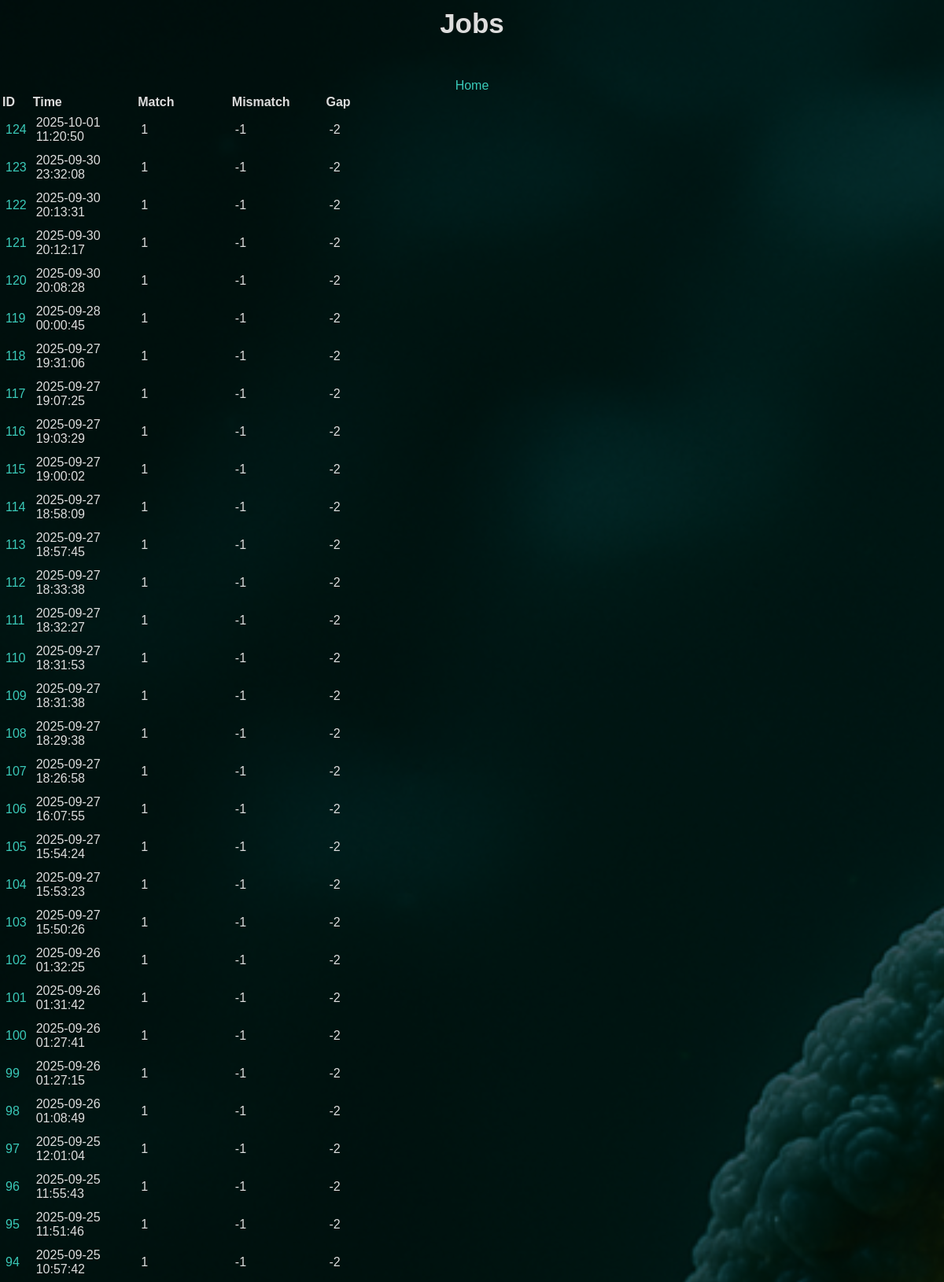
Page /jobs (upper part) on the committed database.
### tables this page shows
CREATE TABLE jobs (
    current_time TEXT DEFAULT (datetime('now', 'localtime')),
    match_score INT,
    mismatch INT,
    gap INT,
    nw_seq1_name TEXT,
    nw_seq2_name TEXT,
    nw_result TEXT,
    sw_seq1_name TEXT,
    sw_seq2_name TEXT,
    sw_result TEXT
, score INT, percent_id TEXT, gaps INT, score2 INT, percent_id2 TEXT, gaps2 INT);

### app.py (the view)
@app.route("/jobs")
def get_jobs():
    db = get_db()
    cursor = db.cursor() # type: ignore
    cursor.execute("SELECT rowid, * FROM jobs WHERE match_score IS NOT NULL ORDER BY rowid DESC")
    results = cursor.fetchall()
    job_id = cursor.lastrowid
    return render_template("jobs.html",results=results, job_id=job_id)

### app.py (called while the page is built)
def get_db():
    db = getattr(g, "_database", None)
    if db is None:
        db = g._database = sqlite3.connect(DATABASE)
        db.row_factory = sqlite3.Row
        return db

@app.teardown_appcontext
def close_conneciton(exception):
    db = getattr(g, "_database", None)
    if db is not None:
        db.close()

### templates/jobs.html
{% extends "base.html" %}
{% block body %}
<div class="content">
    <div class="pageTitle">Jobs</div>
    <div class="options"><a href="/">Home</a></div>
    <div class="job-list">
    <table>
        <tr>
            <th>ID</th>
            <th>Time</th>
            <th>Match</th>
            <th>Mismatch</th>
            <th>Gap</th>
        </tr>
        {% for job in results %}
            <tr>
                <td><a href="{{ url_for('get_job_by_id', job_id=job['rowid']) }}">{{ job["rowid"] }}</td></a>
                <td>{{ job[1] }}</td>
                <td>{{ job[2] }}</td>
                <td>{{ job[3] }}</td>
                <td>{{ job[4] }}</td>
            </tr>
        {% endfor %}
    </table>
    </div>
</div>
{% endblock %}

### templates/base.html (shortened to what this page needs)
<!DOCTYPE html>
<html lang="en">
<head>
    <link rel="stylesheet" type="text/css" href="{{ url_for('static', filename='styles.css') }}">
    <link rel="stylesheet" href="https://cdnjs.cloudflare.com/ajax/libs/font-awesome/4.7.0/css/font-awesome.min.css">
</head>
<body>
    {% block body %} {% endblock %}
</body>
</html>

### static/styles.css (style rules this page uses)
html { font-family: Arial, Helvetica, sans-serif; color:rgb(221, 221, 221); text-align: center; height: 100%; margin: 0; padding: 0; }
.pageTitle { font-size: 35px; font-weight: bold; margin-bottom: 50px; margin-top: 10px }
body { background-color: #1d2a35; background-image: url(images/dna_strand_bg.png); background-repeat: no-repeat; background-position: center center; background-attachment: fixed; background-size: cover; background-blend-mode: overlay; height: 100%; margin: 0; padding: 0; min-height:'100vh'; display: flex; flex-direction: column; }
.job-list { text-align: left; }
.job-list td { text-align: left; padding:5px; }
a:link { color:rgb(58, 202, 185); background-color: transparent; text-decoration: none; }

### rows in the picture
jobs: rowid "124", current_time "2025-10-01 11:20:50", match_score "1", mismatch "-1", gap "-2"
jobs: rowid "123", current_time "2025-09-30 23:32:08", match_score "1", mismatch "-1", gap "-2"
jobs: rowid "122", current_time "2025-09-30 20:13:31", match_score "1", mismatch "-1", gap "-2"
jobs: rowid "121", current_time "2025-09-30 20:12:17", match_score "1", mismatch "-1", gap "-2"
jobs: rowid "120", current_time "2025-09-30 20:08:28", match_score "1", mismatch "-1", gap "-2"
jobs: rowid "119", current_time "2025-09-28 00:00:45", match_score "1", mismatch "-1", gap "-2"
jobs: rowid "118", current_time "2025-09-27 19:31:06", match_score "1", mismatch "-1", gap "-2"
jobs: rowid "117", current_time "2025-09-27 19:07:25", match_score "1", mismatch "-1", gap "-2"
jobs: rowid "116", current_time "2025-09-27 19:03:29", match_score "1", mismatch "-1", gap "-2"
jobs: rowid "115", current_time "2025-09-27 19:00:02", match_score "1", mismatch "-1", gap "-2"
jobs: rowid "114", current_time "2025-09-27 18:58:09", match_score "1", mismatch "-1", gap "-2"
jobs: rowid "113", current_time "2025-09-27 18:57:45", match_score "1", mismatch "-1", gap "-2"
jobs: rowid "112", current_time "2025-09-27 18:33:38", match_score "1", mismatch "-1", gap "-2"
jobs: rowid "111", current_time "2025-09-27 18:32:27", match_score "1", mismatch "-1", gap "-2"
jobs: rowid "110", current_time "2025-09-27 18:31:53", match_score "1", mismatch "-1", gap "-2"
jobs: rowid "109", current_time "2025-09-27 18:31:38", match_score "1", mismatch "-1", gap "-2"
jobs: rowid "108", current_time "2025-09-27 18:29:38", match_score "1", mismatch "-1", gap "-2"
jobs: rowid "107", current_time "2025-09-27 18:26:58", match_score "1", mismatch "-1", gap "-2"
jobs: rowid "106", current_time "2025-09-27 16:07:55", match_score "1", mismatch "-1", gap "-2"
jobs: rowid "105", current_time "2025-09-27 15:54:24", match_score "1", mismatch "-1", gap "-2"
jobs: rowid "104", current_time "2025-09-27 15:53:23", match_score "1", mismatch "-1", gap "-2"
jobs: rowid "103", current_time "2025-09-27 15:50:26", match_score "1", mismatch "-1", gap "-2"
jobs: rowid "102", current_time "2025-09-26 01:32:25", match_score "1", mismatch "-1", gap "-2"
jobs: rowid "101", current_time "2025-09-26 01:31:42", match_score "1", mismatch "-1", gap "-2"
jobs: rowid "100", current_time "2025-09-26 01:27:41", match_score "1", mismatch "-1", gap "-2"
jobs: rowid "99", current_time "2025-09-26 01:27:15", match_score "1", mismatch "-1", gap "-2"
jobs: rowid "98", current_time "2025-09-26 01:08:49", match_score "1", mismatch "-1", gap "-2"
jobs: rowid "97", current_time "2025-09-25 12:01:04", match_score "1", mismatch "-1", gap "-2"
jobs: rowid "96", current_time "2025-09-25 11:55:43", match_score "1", mismatch "-1", gap "-2"
jobs: rowid "95", current_time "2025-09-25 11:51:46", match_score "1", mismatch "-1", gap "-2"
jobs: rowid "94", current_time "2025-09-25 10:57:42", match_score "1", mismatch "-1", gap "-2"
